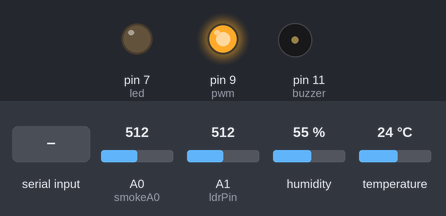
Simulated run of this sketch. Board: Arduino Uno, built with avr-gcc and run on an emulated ATmega328P. Parts: output pins drawn as LEDs (lit = HIGH), buzzer (waves = sounding). The test bench sets the inputs (shaded band); at power-on: A0 (smokeA0) = 512, A1 (ldrPin) = 512, humidity 55 %, temperature 24 °C. What the sketch prints to the serial monitor is not drawn.

Above: at 13.2 s.
13.3 s: "90,45,200\n" received over Serial
At 15.0 s:
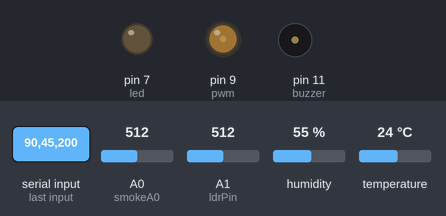
16.0 s: "30,150,10\n" received over Serial
At 18.46 s:
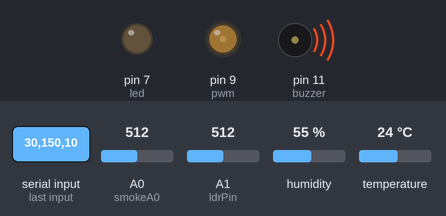
Timing chart, 0 to 20.1 s (numbered marks = the images above; inputs shaded):
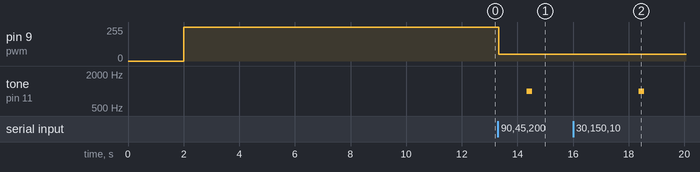

The sketch:

edi.ino
```cpp
#include "DHT.h"

#define DHTPIN 8     // what pin we're connected to

#define DHTTYPE DHT11

#define pwm 9

DHT dht(DHTPIN, DHTTYPE);
int smokeA0 = A0;
int buzzer = 11;
float sensorValue;
int ldrPin = A1;
int led = 7 ;
int threshold = 40;
int regions[20];

byte degree[8] = {
                0b00011,
                0b00011,
                0b00000,
                0b00000,
                0b00000,
                0b00000,
                0b00000,
                0b00000
              };

void setup() {
  delay(2000);
  analogWrite(pwm, 255);
  pinMode(buzzer,OUTPUT);
  pinMode(smokeA0,INPUT);
  pinMode(led, OUTPUT);

  Serial.begin(9600);
  dht.begin();
  Serial.println("Gas sensor warming up!");
  delay(10000); // allow the MQ-6 to warm up
  noTone(buzzer);

}

void loop() {

  delay(1000);
  while (!Serial.available()) {}
  String my_string = Serial.readStringUntil('\n');

  int i = 0;
  char* p = strtok(const_cast<char*>(my_string.c_str()), ",");
  while (p != NULL) {
    regions[i++] = atoi(p);
    p = strtok(NULL, ",");
  }

  float temperature = dht.readTemperature(); //temperature reading
  float humidity = dht.readHumidity(); //Humidity reading

  Serial.print("Temperature: ");
  Serial.print(temperature);
  Serial.print(" *C, Humidity: ");
  Serial.print(humidity);

  if(temperature <20 )
    {
      analogWrite(9,0);
      Serial.println(", Fan OFF            ");
      delay(1000);
    }

    else if(temperature>20 && temperature<25)
    {
      analogWrite(pwm, 51);
      Serial.println(", Fan Speed: 20%   ");
      delay(1000);
    }

     else if(temperature>25 && temperature<30)
    {
      analogWrite(pwm, 102);
      Serial.println(", Fan Speed: 40%   ");
      delay(1000);
    }

     else if(temperature>30 && temperature<32)
    {
      analogWrite(pwm, 153);
     Serial.println(", Fan Speed: 60%   ");
      delay(1000);
    }

    else if(temperature>32 && temperature<40)
    {
      analogWrite(pwm, 204);

     Serial.println(", Fan Speed: 80%    ");
      delay(1000);
    }
     else if(temperature>40)
    {
      analogWrite(pwm, 255);
      Serial.println(", Fan Speed: 100%   ");
      delay(1000);
    }

    sensorValue=analogRead(smokeA0); //smoke value
    if(sensorValue > 350)
    {
      Serial.println("Smoke detected!!!");
      Serial.print(sensorValue);
      tone(buzzer,1000,200);
    }
    else
    {
      Serial.println("Smoke not detected!");
      Serial.print(sensorValue);
      noTone(buzzer);
    }
    delay(1000);

    int ldrdata = analogRead(ldrPin); //light intensity
    Serial.print("Light intensity = ");
    Serial.println(ldrdata);
    if(ldrdata <= threshold)
    {
      digitalWrite(led, HIGH);
    }
    else
    {
      digitalWrite(led, LOW);
    }
    delay(1000);
}
```

Measured:
- after the input at 13.3 s, pin 9 (pwm): 255/255 → 51/255 at once; tone on pin 11 (buzzer): silent → 1000 Hz after 1.0 s, → silent 0.20 s later
- after the input at 16.0 s, tone on pin 11 (buzzer): silent → 1000 Hz after 2.4 s, → silent 0.20 s later
